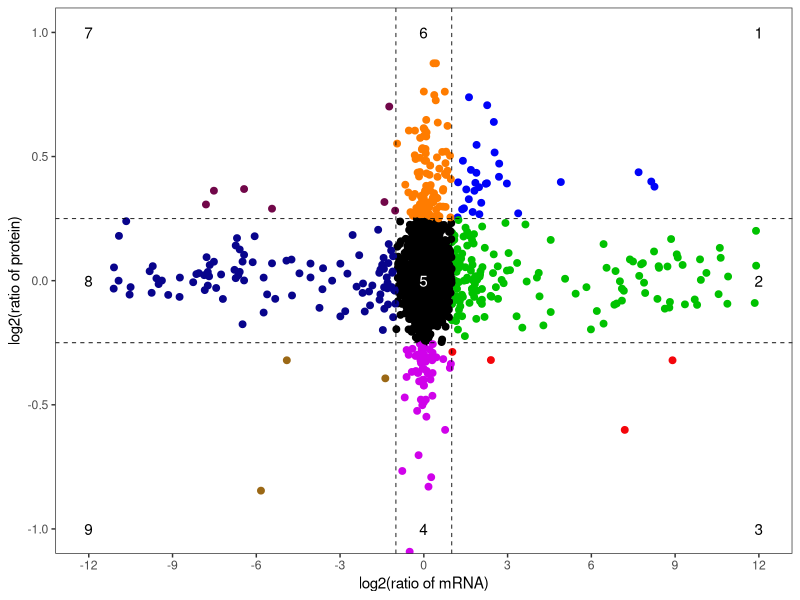
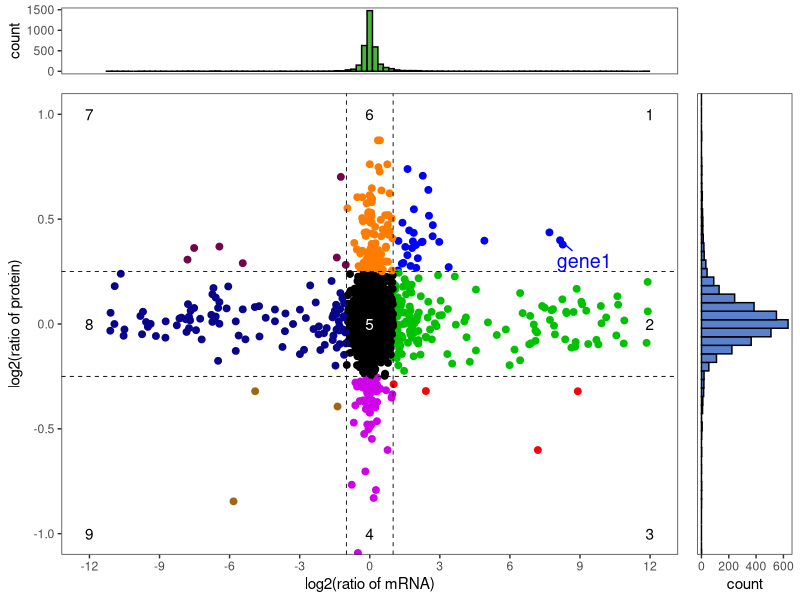
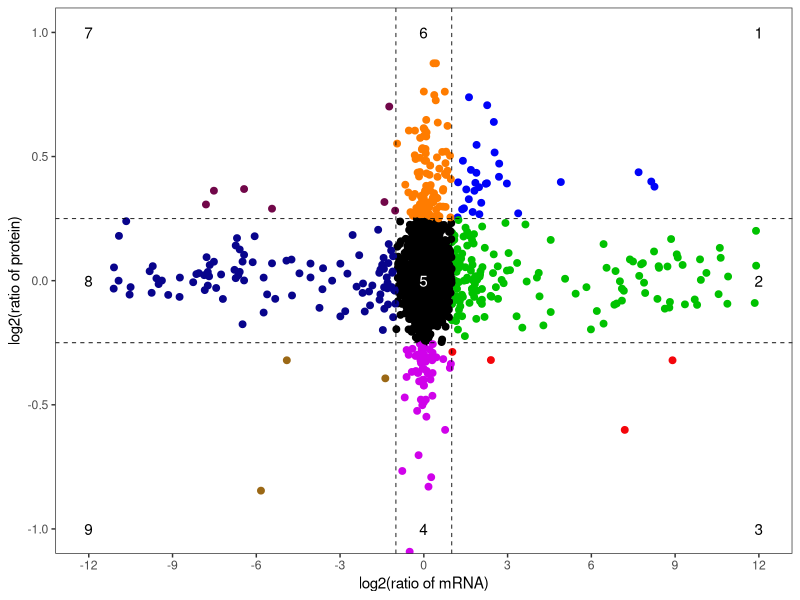
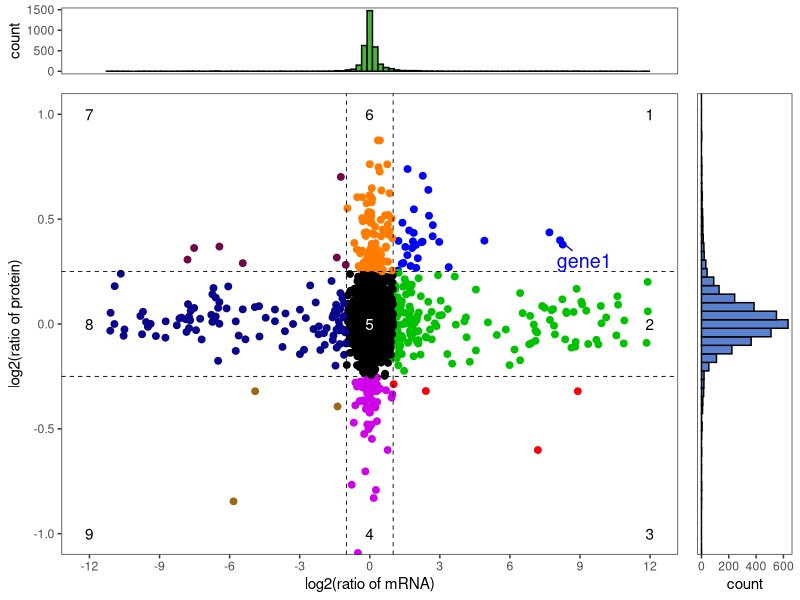

The R script that drew these images, in order:
## ---- chunk 1
knitr::opts_chunk$set(echo = TRUE)
## ---- chunk 2
options("repos"= c(CRAN="https://mirrors.tuna.tsinghua.edu.cn/CRAN/"))
options(BioC_mirror="http://mirrors.ustc.edu.cn/bioc/")

## ---- chunk 3
# 加载需要的包
library(dplyr)
library(ggplot2)
library(ggrepel)
library(cowplot)

Sys.setenv(LANGUAGE = "en") #显示英文报错信息
options(stringsAsFactors = FALSE) #禁止chr转成factor
## ---- chunk 4
# 读取数据
data <- read.table("easy_input.txt", header = T, row.names = 1)
head(data)
tail(data)
## ---- chunk 5
# 要显示名称的点的ID
# 一定要跟输入文件easy_input.txt文件中的第一行一致
genes_to_showname <- c("gene1", "gene2", "gene3", "gene114", "gene3552")
# 如果不想显示点的ID，就用下面这行
#genes_to_showname <- ""

data$gene_label <- ""
data[genes_to_showname, ]$gene_label <- genes_to_showname

# 设置常用变量，根据自己的数据调整
xmin <- -1    # x轴用于数据划分象限最小值
xmax <- 1     # x轴用于数据划分象限最大值
ymin <- -0.25 # y轴用于数据划分象限最小值
ymax <- 0.25  # y轴用于数据划分象限最大值

x_axis_min <- -12  # 画图时x轴最小值
x_axis_max <- 12   # 画图时x轴最大值
y_axis_min <- -1   # 画图时y轴最小值
y_axis_max <- 1    # 画图时y轴最大值

xlab <- "log2(ratio of mRNA)"      # x轴标签名称
ylab <- "log2(ratio of protein)"   # y轴标签名称

x_tick_pos <- seq(x_axis_min, x_axis_max, 3)
y_tick_pos <- seq(y_axis_min, y_axis_max, 0.5)

# 点的颜色
point_color <- c("#0003f8", "#00c200", "#f4050b", "#d002ea", "#000000", "#ff7c00", "#710749", "#08048c", "#9b6815") 
names(point_color) <- c("Q1", "Q2", "Q3", "Q4", "Q5", "Q6", "Q7", "Q8", "Q9")

# 数据划分象限
data <- data %>% mutate(quadrant = case_when(
    x > xmax & y > ymax ~ "Q1",
    x > xmax & y <= ymax & y > ymin ~ "Q2",
    x > xmax & y <= ymin ~ "Q3",
    x <= xmax & x > xmin & y <= ymin ~ "Q4",
    x <= xmax & x > xmin & y > ymin & y <= ymax ~ "Q5",
    x <= xmax & x > xmin & y > ymax ~ "Q6",
    x <= xmin & y > ymax ~ "Q7",
    x <= xmin & y <= ymax & y > ymin ~ "Q8",
    x <= xmin & y <= ymin ~ "Q9"))
head(data)

# 象限名称准备
annotate_x <- c(rep(x_axis_max, 3), rep((x_axis_min+x_axis_max)/2, 3), rep(x_axis_min, 3))
annotate_y <- rep(c(y_axis_max, (y_axis_min+y_axis_max)/2, y_axis_min), 3)
annotate_text_color <- c(rep("black", 4), "white", rep("black", 4))  #象限名称颜色

# 画图
p <- ggplot(data) + 
    geom_point(aes(x=x, y=y, color=quadrant), size=2) + 
    coord_cartesian(xlim=c(x_axis_min, x_axis_max), 
                    ylim=c(y_axis_min, y_axis_max)) + 
    
    # 画虚线
    geom_vline(xintercept=c(xmin, xmax), size=0.3, linetype="dashed") + 
    geom_hline(yintercept=c(ymin, ymax), size=0.3, linetype="dashed") +
    
    # 9个象限的名称
    annotate("text", x=annotate_x, y=annotate_y, label=c(1,2,3,6,5,4,7,8,9), color=annotate_text_color) + 
    
    labs(x=xlab, y=ylab) + 
    theme_bw() + 
    theme(legend.position="none", panel.grid=element_blank()) + 
    scale_colour_manual(values=point_color) + 
    scale_x_continuous(breaks=x_tick_pos) +
    scale_y_continuous(breaks=y_tick_pos)
p
ggsave("quadrant.pdf", width = 7, height = 7)

# 是否显示特定基因的名称
if (length(genes_to_showname) > 0) {
    p <- p + 
        geom_text_repel(aes(x=x, y=y, label=gene_label, color = quadrant), 
                        size=5, 
                        box.padding = unit(0.35, "lines"), 
                        point.padding = unit(0.3, "lines"))
}

# 在顶部和右侧添加x和y轴hist图
hist_x <- ggplot(data, aes(x=x)) + 
    geom_histogram(bins=100, 
                   color="black", fill = "#4BB33B") +
    coord_cartesian(xlim=c(x_axis_min, x_axis_max)) +
    theme_bw() + 
    theme(panel.grid=element_blank(), 
          axis.text.x=element_blank(), 
          axis.ticks.x=element_blank(),
          axis.title.x=element_blank()) +
    xlab(NULL)
#hist_x

hist_y <- ggplot(data, aes(x=y)) + 
    geom_histogram(bins=100, 
                   color="black", fill = "#5981CE") +
    coord_flip(xlim=c(y_axis_min, y_axis_max)) + 
    theme_bw() + 
    theme(panel.grid=element_blank(), axis.text.y=element_blank(), axis.ticks.y=element_blank() ,axis.title.y=element_blank()) +
    xlab(NULL)
#hist_y

empty <- ggplot() + theme_void()

# 拼图
a  <- plot_grid(hist_x, p, ncol=1, rel_heights=c(1,6), align="v")
b  <- plot_grid(empty, hist_y, ncol=1, rel_heights=c(1,6))
p_final <- plot_grid(a, b, rel_widths=c(6,1))
p_final

# 输出pdf
pdf("quadrant_plus.pdf", height=7, width=7)
print(p_final)
dev.off()
## ---- chunk 6
sessionInfo()
